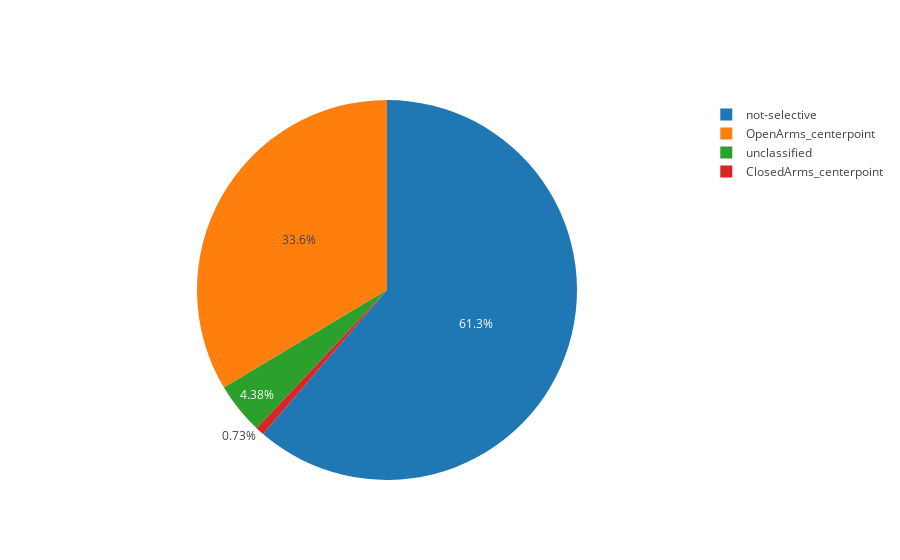

Notebook source saved alongside this figure:
### Markdown cell above
## For DRD87, DRD77, DRD73, & DRD46, as a collective, we have:

### Code cell
all_cells_dictionary = concat_dictionaries(drd87_cell_dict, drd77_cell_dict, drd73_cell_dict, drd46_cell_dict)
plot_pie_chart(all_cells_dictionary, "OpenArms_centerpoint", "ClosedArms_centerpoint", "not-selective", "unclassified")

### Figure 1 — Plotly figure (JSON) as saved in the notebook; plotly's stock layout.template omitted (floating-point values rounded to 4 significant figures)
{"data": [{"labels": ["OpenArms_centerpoint", "ClosedArms_centerpoint", "not-selective", "unclassified"], "type": "pie", "uid": "409c99", "values": [46, 1, 84, 6]}], "layout": {"autosize": true}}
